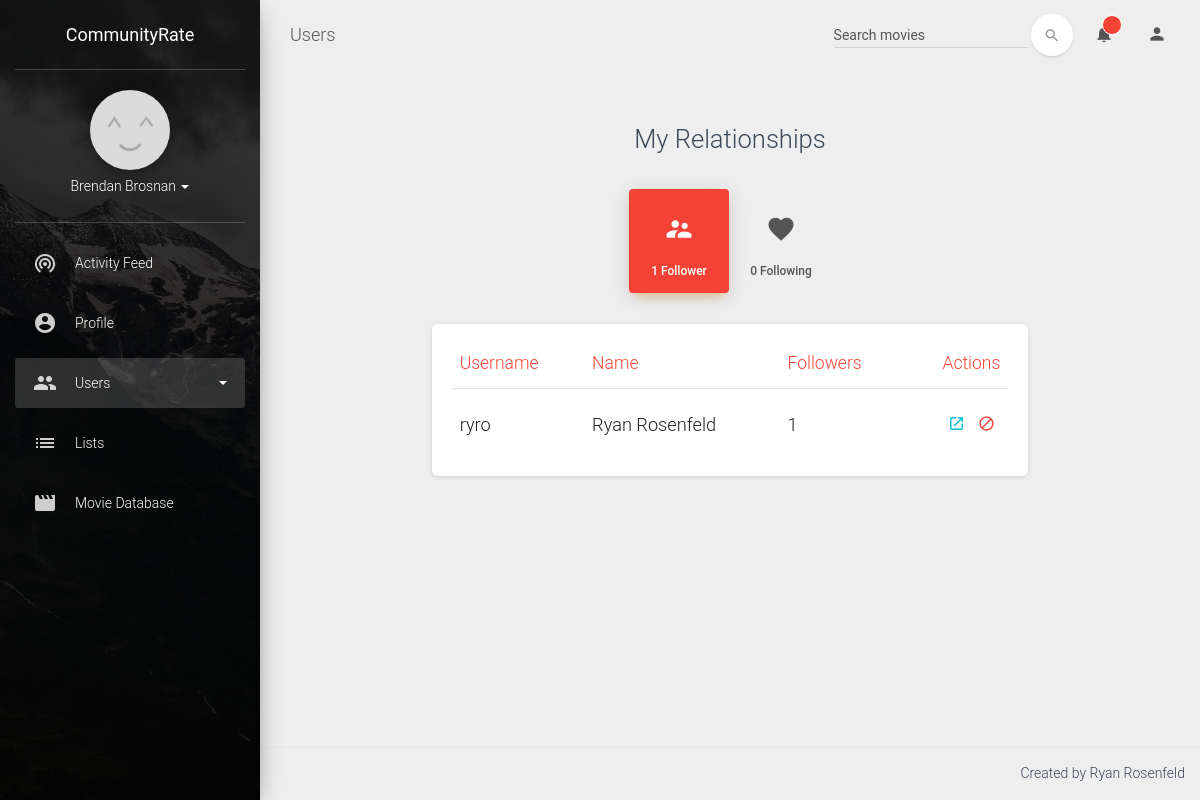
Before: /relationships/ (signed in) with the older database file.
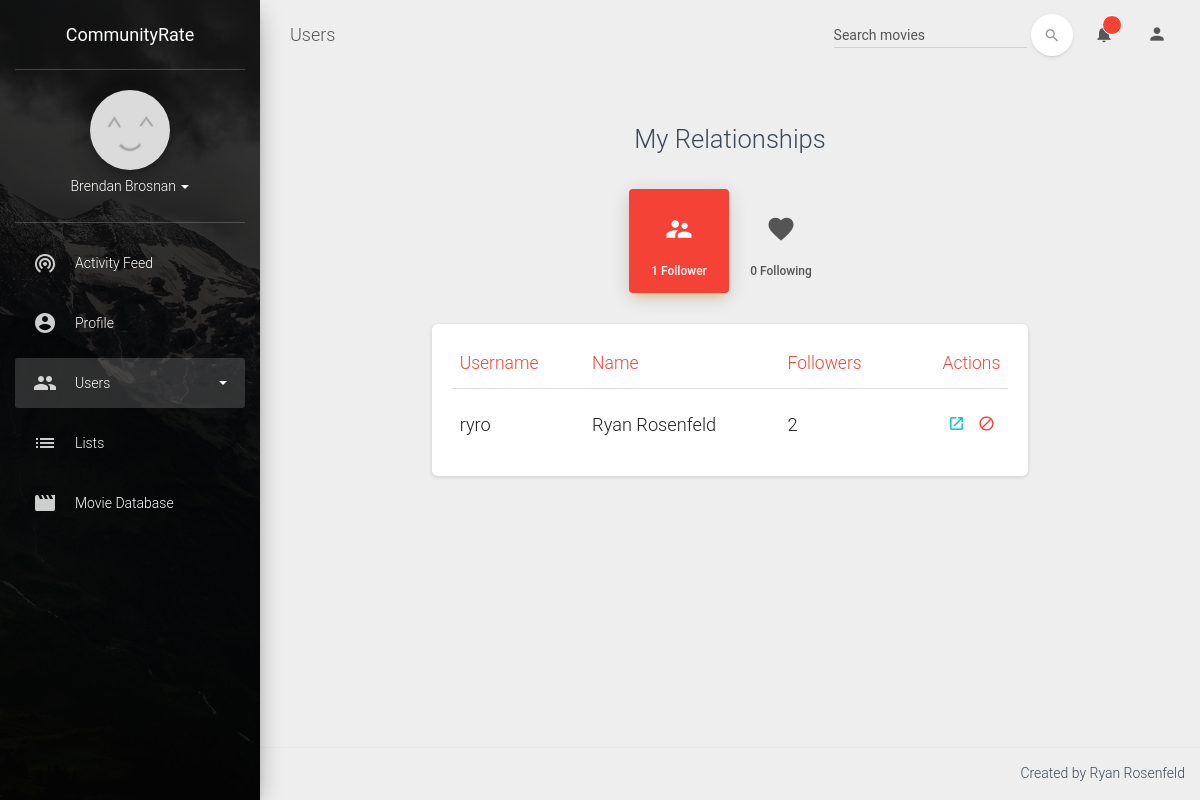
After: the same page with the newer database file.
### general/models.py (models this page shows)
class SiteUser(AbstractUser):
    fb_id = models.CharField(max_length=100, blank=True)
    fav_quote = models.TextField(blank=True)
    about_me = models.TextField(blank=True)
    has_pic = models.BooleanField(default=False)

### users/views.py (the view)
# urls.py: url(r'^relationships/$', user_views.relationships),
@login_required
def relationships(request):
    following_users = []
    follower_users = []
    following = request.user.follower_set.all()
    followers = request.user.following_set.all()
    for follower_obj in following:
        followers_count = len(follower_obj.following.following_set.all())
        already_following = True
        following_users.append((follower_obj.following, followers_count, already_following))
    for follower_obj in followers:
        followers_count = len(follower_obj.follower.following_set.all())
        query = following.filter(following=follower_obj.follower)
        already_following = (len(query) > 0) | (follower_obj.follower == request.user)
        follower_users.append((follower_obj.follower, followers_count, already_following))
    return render(request, 'users/relationships.html', {
        'num_followers': len(followers),
        'num_following': len(following),
        'following_users': following_users,
        'follower_users': follower_users,
        'page': 'relationships'})

### general/context_processors.py (called while the page is built)
def rand_pic_string(request):
    return {'rand_pic_string': '?' + str(randint(0, 100000000))}

### templates/users/relationships.html (shortened to what this page needs)
{% extends 'base.html' %}
{% block content %}
    <div class="row">
        <div class="col-md-8 col-md-offset-2">
            <h3 class="title text-center">My Relationships</h3>
            <br />
            <div class="nav-center">
                <ul class="nav nav-pills nav-pills-danger nav-pills-icons" role="tablist">
                    <li class="active">
                        <a href="#followers" role="tab" data-toggle="tab">
                            <i class="material-icons">supervisor_account</i>{{ num_followers }} Follower{% if num_followers != 1 %}s{% endif %}
                        </a>
                    </li>
                    <li>
                        <a href="#following" role="tab" data-toggle="tab">
                            <i class="material-icons">favorite</i>{{ num_following }} Following
                        </a>
                    </li>
                </ul>
            </div>
            <div class="tab-content">
                <div class="tab-pane active" id="followers">
                    <div class="card">
                        <div class="card-content">
                            <table class="table">
                                <thead class="text-danger">
                                    <th>Username</th>
                                    <th>Name</th>
                                    <th>Followers</th>
                                    <th class="text-right">Actions</th>
                                </thead>
                                <tbody>
                                    {% for u, count, already_following in follower_users %}
                                        <tr>
                                            <td>
                                                <h4>{{u.username}}</h4>
                                            </td>
                                            <td>
                                                <h4>{{ u.first_name }} {{ u.last_name }}</h4>
                                            </td>
                                            <td>
                                                <h4>{{ count }}</h4>
                                            </td>
                                            <td class="td-actions text-right">
                                                <button type="button" rel="tooltip" title="Visit profile" class="btn btn-info btn-simple" onclick="window.location.href='/profile/{{ u.username }}/'">
                                                    <i class="material-icons">launch</i>
                                                </button>
                                                <button type="button" rel="tooltip" title="Block" class="btn btn-danger btn-simple">
                                                    <i class="material-icons">block</i>
                                                </button>
                                            </td>
                                        </tr>
                                    {% endfor %}
                                </tbody>
                            </table>
                        </div>
                    </div>
                </div>
            </div>
        </div>
    </div>
{% endblock %}

Changed rows visible on the page:
changed SiteUser "ryro": count "1" → "2"
